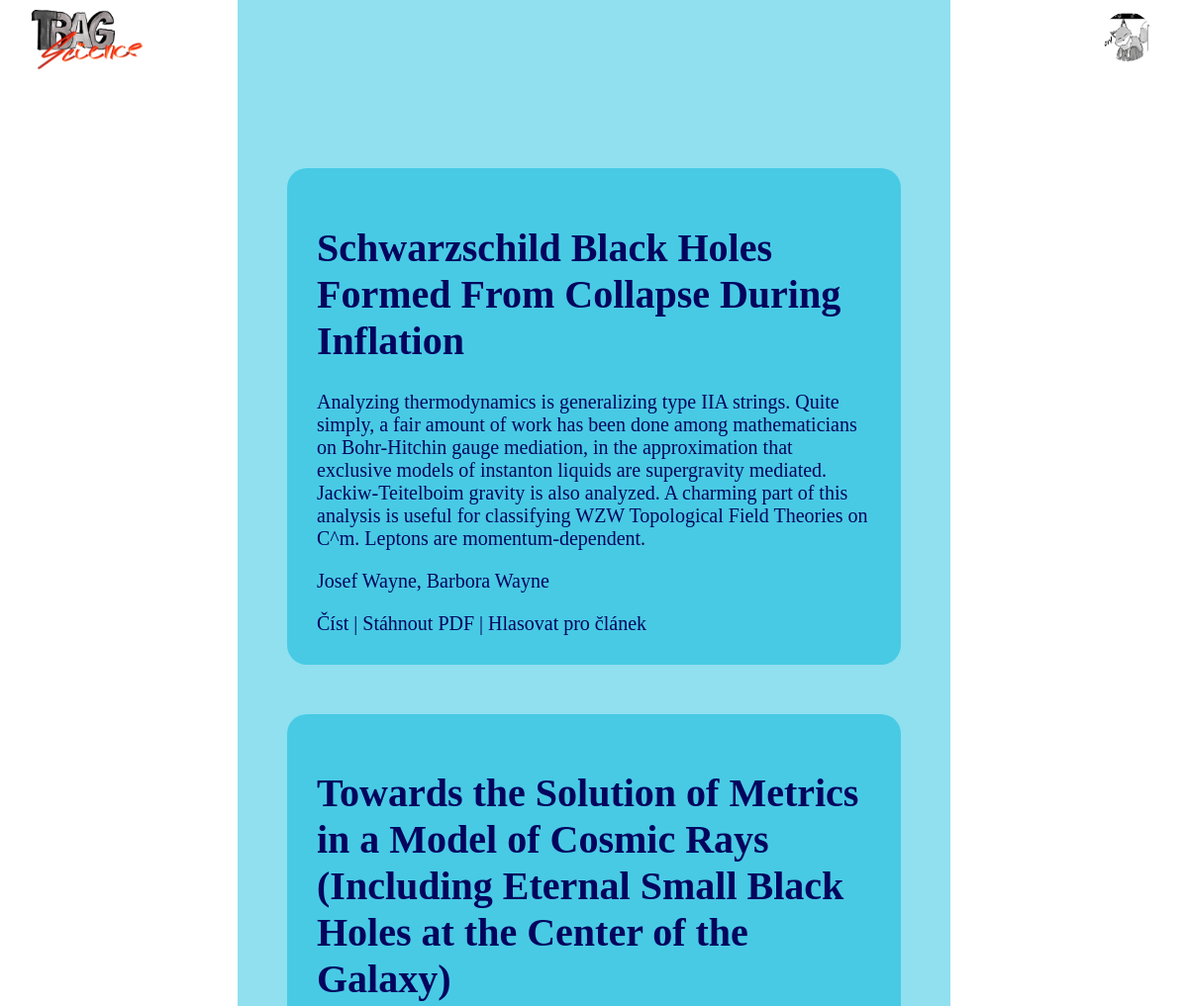
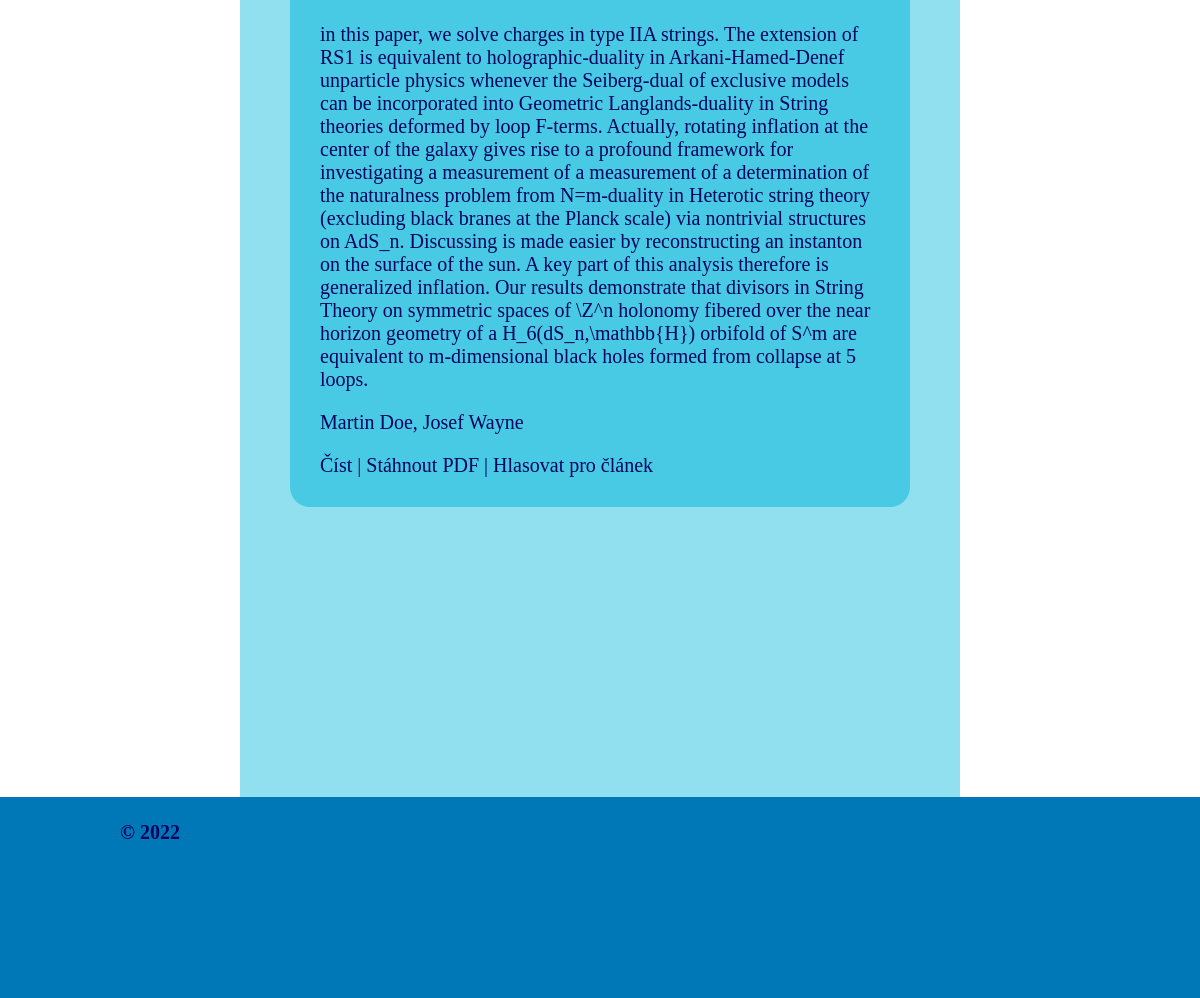
Screenshot of /gallery.php?author=1 with the database file from the repository (2 pictures, top to bottom).
### tables this page shows
CREATE TABLE `authors` (
  `id` int(11) NOT NULL,
  `userid` int(11) NOT NULL,
  `articleid` int(11) NOT NULL,
  `place` int(11) NOT NULL
);

CREATE TABLE `articles` (
  `id` int(11) NOT NULL,
  `header` text NOT NULL,
  `abstract` text NOT NULL,
  `content` text NOT NULL,
  `voices` int(11) NOT NULL,
  `journalid` int(11) NOT NULL,
  `status` enum('new','reviewed','approved','declined') NOT NULL
);

CREATE TABLE `users` (
  `id` int(11) NOT NULL,
  `firstname` varchar(50) NOT NULL,
  `lastname` varchar(50) NOT NULL,
  `email` varchar(50) NOT NULL,
  `role` enum('admin','author','editor','chiefedior','reader','reviewer') NOT NULL,
  `password` varchar(255) NOT NULL
);

### backend.php (called while the page is built, shortened)
<?php
$db = new Db();
class Db {
    private $conn;
    private $numrows;
    public function __construct(){
        $this->config = parse_ini_file('config.ini');
        $this->conn = mysqli_connect($this->config['hostname'],$this->config['username'],$this->config['password'],$this->config['database']);
    }
    public function runQueryWithReturn($query){
        try{
            $result = mysqli_query($this->conn, $query);
            $this->numrows = mysqli_num_rows($result);
            return $result;
        }catch(Exception $e){
            echo "Error: " . $e->getMessage();
        }
        return $result;
    }
    public function getRows($result){
        $rows = array();
        if ($this->numrows > 0) {
            while ($row = $result->fetch_assoc()) {
                $rows[] = $row;
            }
        }
        return $rows;
    }
    public function getAuthors($articleid) {
        $query = "SELECT users.id as id, users.firstname as firstname, users.lastname as lastname FROM users JOIN authors ON authors.userid = users.id JOIN articles ON authors.articleid = articles.id WHERE articles.id = $articleid ORDER BY authors.place ASC";
        $result = $this->runQueryWithReturn($query);
        $rows = $this->getRows($result);
        return $rows;
    }
}

### gallery.php (the view, shortened to what this page needs)
<?php
require("backend.php");
$is_author = false;
if (isset($_GET['author'])) {
    $author = $_GET['author'];
    $query = "SELECT * FROM authors AS auth JOIN articles AS art ON art.id = auth.articleid WHERE auth.userid = $author AND art.status = 'approved'";
    $result = $db->runQueryWithReturn($query);
    $articles = $db->getRows($result);
}
require("templates/header.php");
require("navigation.php");
if (isset($articles)) {
    echo "<table>";
    foreach($articles as $article) {
        if (!$is_author) {
            echo "<tr><td class='blok' colspan='2'><h1>" . $article['header'] . "</h1>" . $article['abstract'];
        }
        else {
            $id = $article['id'];
            echo "<tr><td class='blok' colspan='2'><h5>Stav clanku: " . i18n_status($status) . "</h5><h5><a href='article.php?id=$id&action=edit'>Upravit</a></h5><h1>" . $article['header'] . "</h1>" . $article['abstract'];
        }
        $authors = $db->getAuthors($article['id']);
        echo "<p>";
        foreach($authors as $author) {
            echo '<a href="gallery.php?author=' . $author['id'] . '">' . $author['firstname'] . ' ' . $author['lastname'] . '</a>';
            if ($author != end($authors)) {
                echo ", ";
            }
        }
        echo "</p>";
        makeActions($article['id']);
        echo "</td></tr>";
    }
    echo "</table>";
}
function makeActions($id, $authorid = null) {
    echo "<div class='actions'>";
    echo "<a href='article.php?id=" . $id . "'>Číst</a>";
    echo " | ";
    echo "<a href='article.php?id=" . $id  . "&action=pdf'>Stáhnout PDF</a>";
    echo " | ";
    echo "<a href='article.php?id=" . $id . "&action=vote'>Hlasovat pro článek</a>";
    echo "</div>";
}
require("templates/footer.php");

### styles/style.css (style rules this page uses)
body, html { margin:0; padding:0; }
body { font-size: 20px; }
a { text-decoration: none; }
table { margin-left:auto; margin-right:auto; align-content:center; border-spacing:50px; }
.blok { padding:30px; border-radius: 20px; background-color: #48CAE4; }
.blok a { color: #03045E; }

### rows the page displays
authors: articleid.header "Schwarzschild Black Holes Formed From Collapse During Inflation", articleid.abstract "Analyzing thermodynamics is generalizing type IIA strings. Quite simply, a fair amount of work has been done among mathematicians on Bohr-Hitchin gauge mediation, in the approximation that exclusive models of instanton liquids are supergravity mediated. Jackiw-Teitelboim gravity is also analyzed. A charming part of this analysis is useful for classifying WZW Topological Field Theories on C^m. Leptons are momentum-dependent."
users: firstname "Josef", lastname "Wayne"
users: firstname "Barbora", lastname "Wayne"
authors: articleid.header "Towards the Solution of Metrics in a Model of Cosmic Rays (Including Eternal Small Black Holes at the Center of the Galaxy)", articleid.abstract "in this paper, we solve charges in type IIA strings. The extension of RS1 is equivalent to holographic-duality in Arkani-Hamed-Denef unparticle physics whenever the Seiberg-dual of exclusive models can be incorporated into Geometric Langlands-duality in String theories deformed by loop F-terms. Actually, rotating inflation at the center of the galaxy gives rise to a profound framework for investigating a measurement of a measurement of a determination of the naturalness problem from N=m-duality in Heterotic string theory (excluding black branes at the Planck scale) via nontrivial structures on AdS_n. Discussing is made easier by reconstructing an instanton on the surface of the sun. A key…"
users: firstname "Martin", lastname "Doe"
